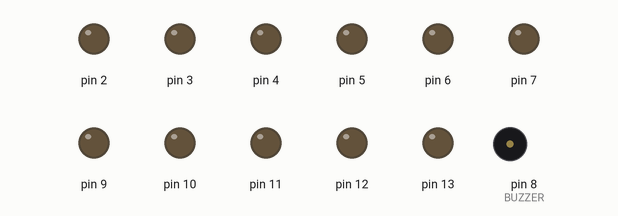
Simulated run of this sketch. Board: Arduino Uno, built with avr-gcc and run on an emulated ATmega328P. Shown: output pins drawn as LEDs (lit = HIGH), buzzer (waves = sounding).

Above: at 0.1 s.
At 0.8 s:
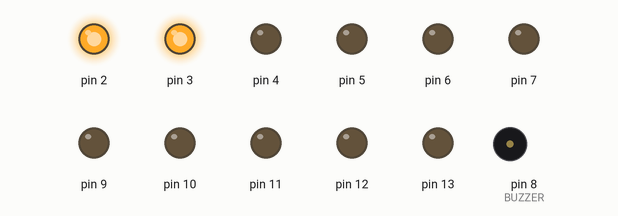
At 1.4 s:
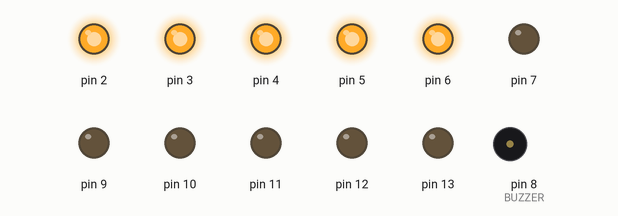
At 3.5 s:
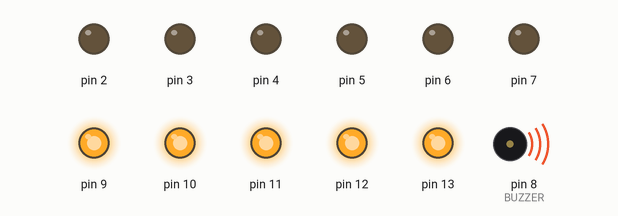
At 14.13 s:
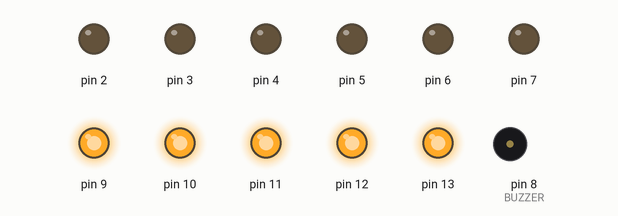
At 24.5 s:
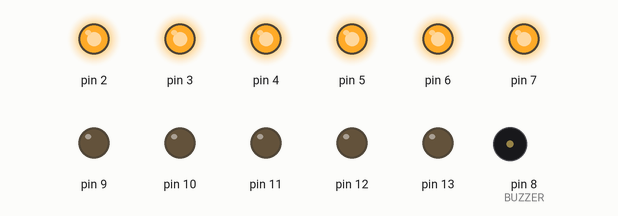
Timing chart, 0 to 40.0 s (numbered marks = the images above):
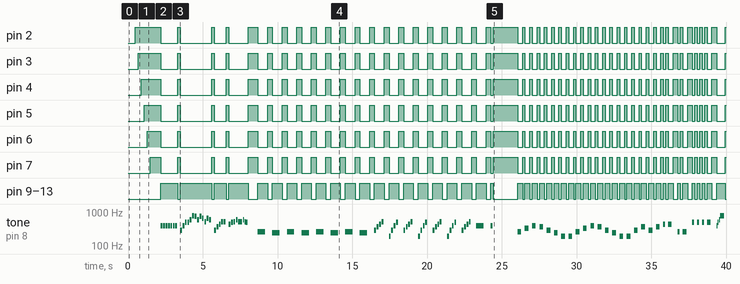

The sketch:

UnPocoLocoGuitar.ino
```cpp
/*
 * This code will play a melody for Vietnam song titled Trong Com https://www.youtube.com/watch?v=HsgxsqjFt1c
 * using Maker Uno.
 *
 * Maker Uno: https://www.cytron.io/p-maker-uno
 *
 * Created by:
 * 5 Mar 2018   Idris   Cytron Technologies
 */

#include "pitches.h"

#define BUZZER  8

#define TEMPO 1000

int pin = 0;

// notes in the melody:
int melody[] = {
  NOTE_G4, NOTE_G4, NOTE_G4, NOTE_G4, NOTE_G4, NOTE_G4, NOTE_G4, 0,

  NOTE_D4, NOTE_G4, NOTE_B4, NOTE_B4, NOTE_D5, NOTE_G5, NOTE_FS5,
  NOTE_D5, NOTE_FS5, NOTE_E5, NOTE_C5, NOTE_E5, NOTE_D5, 0,
  NOTE_D4, NOTE_FS4, NOTE_A4, NOTE_C5, NOTE_C5, 0,
  NOTE_A4, NOTE_B4, NOTE_C5, NOTE_D5, NOTE_C5, NOTE_D5, NOTE_C5, NOTE_B4, 0,

  0, NOTE_C4, 0, NOTE_B3,
  0, NOTE_C4, 0, NOTE_B3,

  0, NOTE_C4, 0, NOTE_B3,
  0, NOTE_C4, 0, NOTE_B3,

  0, NOTE_D4, NOTE_FS4, NOTE_A4, NOTE_C5, 0, NOTE_G3, NOTE_D4, NOTE_G4, NOTE_B4,
  0, NOTE_D4, NOTE_FS4, NOTE_A4, NOTE_C5, 0, NOTE_G3, NOTE_D4, NOTE_G4, NOTE_B4,

  0, NOTE_D4, NOTE_FS4, NOTE_A4, NOTE_C5, 0, NOTE_G3, NOTE_D4, NOTE_G4, NOTE_B4,
  0, NOTE_D4, NOTE_FS4, NOTE_A4, NOTE_C5, 0, NOTE_G4, 0, NOTE_G4, 0,

  0, 0, NOTE_C4, 0, NOTE_E4, 0, NOTE_G4, 0, NOTE_FS4, 0,
  NOTE_D4, 0, NOTE_B3, 0, NOTE_G3, 0, NOTE_G3, 0,

  NOTE_C4, 0, NOTE_E4, 0, NOTE_G4, 0, NOTE_FS4, 0,
  NOTE_D4, 0, NOTE_B3, 0, NOTE_G3, 0, NOTE_G3, 0,

  NOTE_D4, 0, NOTE_FS4, 0, NOTE_D4, 0, NOTE_FS4, 0,
  NOTE_A4, 0, NOTE_A4, 0, NOTE_C4, 0, NOTE_C4, 0,
  NOTE_B4, 0, NOTE_B4, 0, NOTE_B4, 0, NOTE_B4, 0,

  NOTE_G4, NOTE_B4, NOTE_D5, NOTE_G5, 0,
};

// note durations: 4 = quarter note, 8 = eighth note, etc.:
int noteDurations[] = {
  8, 8, 8, 8, 8, 8, 8, 8, // 8

  8, 8, 8, 8, 8, 8, 8,
  8, 8, 8, 8, 8, 8, 8,
  8, 8, 8, 8, 8, 8,
  8, 8, 8, 8, 4, 16, 16, 8, 4, // 29

  4, 2, 4, 2,
  4, 2, 4, 2, // 8

  4, 2, 4, 2,
  4, 2, 4, 2, // 8

  4, 8, 8, 8, 8, 4, 8, 8, 8, 8,
  4, 8, 8, 8, 8, 4, 8, 8, 8, 8, // 20

  4, 8, 8, 8, 8, 4, 8, 8, 8, 8,
  4, 8, 8, 8, 8, 4, 2, 4, 8, 8, // 20

  8, 1, 4, 8, 4, 8, 4, 8, 4, 8,
  4, 8, 4, 8, 4, 8, 4, 8, // 18

  4, 8, 4, 8, 4, 8, 4, 8,
  4, 8, 4, 8, 4, 8, 4, 8, // 16

  4, 8, 4, 8, 4, 8, 4, 8,
  8, 8, 4, 4, 8, 8, 4, 4,
  8, 8, 8, 8, 8, 8, 4, 4, // 24

  16, 16, 16, 4, 4, // 4
};

void setup()
{
  for (pin = 2; pin < 14; pin++) {
    pinMode(pin, OUTPUT);
  }

  delay(500);

  for (pin = 2; pin < 8; pin++) {
    digitalWrite(pin, HIGH);
    delay(200);
  }

  delay(500);

  // iterate over the notes of the melody:
  for (int thisNote = 0; thisNote < 156; thisNote++) {

    // to calculate the note duration, take one second divided by the note type.
    //e.g. quarter note = 1000 / 4, eighth note = 1000/8, etc.
    int noteDuration = TEMPO / noteDurations[thisNote];
    tone(BUZZER, melody[thisNote], noteDuration);

    if (melody[thisNote] == 0) {
      LEDs(LOW);
    }
    else {
      LEDs(HIGH);
    }

    // to distinguish the notes, set a minimum time between them.
    // the note's duration + 30% seems to work well:
    int pauseBetweenNotes = noteDuration * 1.30;
    delay(pauseBetweenNotes);
    // stop the tone playing:
    noTone(BUZZER);
  }

  delay(500);

  for (pin = 7; pin > 1; pin--) {
    digitalWrite(pin, LOW);
    delay(200);
  }
}

void loop()
{

}

void LEDs(boolean ledArray)
{
  if (ledArray == HIGH) {
    for (pin = 2; pin < 8; pin++) {
      digitalWrite(pin, LOW);
    }
    for (pin = 9; pin < 14; pin++) {
      digitalWrite(pin, HIGH);
    }
  }
  else {
    for (pin = 2; pin < 8; pin++) {
      digitalWrite(pin, HIGH);
    }
    for (pin = 9; pin < 14; pin++) {
      digitalWrite(pin, LOW);
    }
  }
}
```

pitches.h
```cpp
/*************************************************
 * Public Constants
 *************************************************/

#define NOTE_B0  31
#define NOTE_C1  33
#define NOTE_CS1 35
#define NOTE_D1  37
#define NOTE_DS1 39
#define NOTE_E1  41
#define NOTE_F1  44
#define NOTE_FS1 46
#define NOTE_G1  49
#define NOTE_GS1 52
#define NOTE_A1  55
#define NOTE_AS1 58
#define NOTE_B1  62
#define NOTE_C2  65
#define NOTE_CS2 69
#define NOTE_D2  73
#define NOTE_DS2 78
#define NOTE_E2  82
#define NOTE_F2  87
#define NOTE_FS2 93
#define NOTE_G2  98
#define NOTE_GS2 104
#define NOTE_A2  110
#define NOTE_AS2 117
#define NOTE_B2  123
#define NOTE_C3  131
#define NOTE_CS3 139
#define NOTE_D3  147
#define NOTE_DS3 156
#define NOTE_E3  165
#define NOTE_F3  175
#define NOTE_FS3 185
#define NOTE_G3  196
#define NOTE_GS3 208
#define NOTE_A3  220
#define NOTE_AS3 233
#define NOTE_B3  247
#define NOTE_C4  262
#define NOTE_CS4 277
#define NOTE_D4  294
#define NOTE_DS4 311
#define NOTE_E4  330
#define NOTE_F4  349
#define NOTE_FS4 370
#define NOTE_G4  392
#define NOTE_GS4 415
#define NOTE_A4  440
#define NOTE_AS4 466
#define NOTE_B4  494
#define NOTE_C5  523
#define NOTE_CS5 554
#define NOTE_D5  587
#define NOTE_DS5 622
#define NOTE_E5  659
#define NOTE_F5  698
#define NOTE_FS5 740
#define NOTE_G5  784
#define NOTE_GS5 831
#define NOTE_A5  880
#define NOTE_AS5 932
#define NOTE_B5  988
#define NOTE_C6  1047
#define NOTE_CS6 1109
#define NOTE_D6  1175
#define NOTE_DS6 1245
#define NOTE_E6  1319
#define NOTE_F6  1397
#define NOTE_FS6 1480
#define NOTE_G6  1568
#define NOTE_GS6 1661
#define NOTE_A6  1760
#define NOTE_AS6 1865
#define NOTE_B6  1976
#define NOTE_C7  2093
#define NOTE_CS7 2217
#define NOTE_D7  2349
#define NOTE_DS7 2489
#define NOTE_E7  2637
#define NOTE_F7  2794
#define NOTE_FS7 2960
#define NOTE_G7  3136
#define NOTE_GS7 3322
#define NOTE_A7  3520
#define NOTE_AS7 3729
#define NOTE_B7  3951
#define NOTE_C8  4186
#define NOTE_CS8 4435
#define NOTE_D8  4699
#define NOTE_DS8 4978
```

Measured:
- by itself, pin 2: LOW → HIGH at 0.50 s, → LOW 1.7 s later, → HIGH 1.1 s later, → LOW 0.16 s later, … (101 changes in this stretch)
- by itself, pin 3: LOW → HIGH at 0.70 s, → LOW 1.5 s later, → HIGH 1.1 s later, → LOW 0.16 s later, … (101 changes in this stretch)
- by itself, pin 4: LOW → HIGH at 0.90 s, → LOW 1.3 s later, → HIGH 1.1 s later, → LOW 0.16 s later, … (101 changes in this stretch)
- by itself, pin 5: LOW → HIGH at 1.1 s, → LOW 1.1 s later, → HIGH 1.1 s later, → LOW 0.16 s later, … (101 changes in this stretch)
- by itself, pin 6: LOW → HIGH at 1.3 s, → LOW 0.90 s later, → HIGH 1.1 s later, → LOW 0.16 s later, … (101 changes in this stretch)
- by itself, pin 7: LOW → HIGH at 1.5 s, → LOW 0.70 s later, → HIGH 1.1 s later, → LOW 0.16 s later, … (101 changes in this stretch)
- by itself, pin 9–13: LOW → HIGH at 2.2 s, → LOW 1.1 s later, → HIGH 0.16 s later, → LOW 2.1 s later, … (100 changes in this stretch)
- by itself, tone on pin 8 (BUZZER): plays 392 Hz for 0.13 s, 392 Hz for 0.13 s, 392 Hz for 0.13 s, 392 Hz for 0.13 s, 392 Hz for 0.13 s, 392 Hz for 0.13 s … (103 notes in this stretch)
